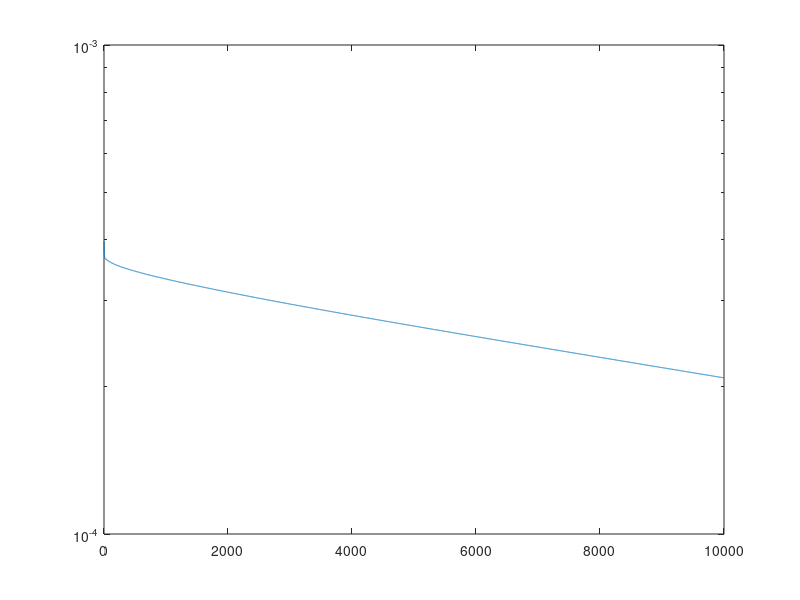

Write MATLAB code to recreate this figure.
Nh = 63;
h = 1/(Nh+1);
eh = ones(Nh,1);
% k0 = 5*pi;
k0 = 2*pi;
A = 1/h^2 * spdiags([-eh 2*eh -eh], -1:1, Nh, Nh) + k0^2 * spdiags(eh, 0, Nh, Nh);

hmesh = (h:h:1-h)';
% f = exp( -((hmesh-1/2)/(1/16)).^2 );
f = 5*pi^2 * sin(pi*hmesh);
xstar = A \ f;
plot(hmesh,xstar-sin(pi*hmesh));
pause

x = xstar + rand(Nh,1)*1e-4;
maxiter = 10000;
err = zeros(maxiter,1);

B = zeros(size(A));
g = zeros(size(f));
for i = 1 : Nh
  B(i,:) = A(i,:) ./ norm(A(i,:));
  g(i) = f(i) ./ norm(A(i,:)); 
end

for k = 1 : maxiter
  i = mod(k-1, Nh)+1;
  for i = 1 : Nh
    x = x + (g(i) - B(i,:)*x) * B(i,:)';
  end
  err(k) = norm(x-xstar,2);
  if( mod(k,100) == 0 )
    k
    clf
    hold on
    % % plot(hmesh, x)
    % % plot(hmesh, xstar, 'r--');
    plot( x - xstar )
    hold off
    pause
  end
end

semilogy(1:maxiter, err);
